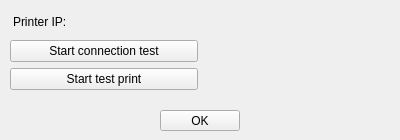
<?xml version="1.0" encoding="UTF-8"?>
<ui version="4.0">
 <class>CheckPrinterConnectionClass</class>
 <widget class="QWidget" name="CheckPrinterConnectionClass">
  <property name="geometry">
   <rect>
    <x>0</x>
    <y>0</y>
    <width>400</width>
    <height>140</height>
   </rect>
  </property>
  <property name="windowTitle">
   <string>Check printer connection</string>
  </property>
  <widget class="QPushButton" name="btnOk">
   <property name="geometry">
    <rect>
     <x>160</x>
     <y>110</y>
     <width>80</width>
     <height>21</height>
    </rect>
   </property>
   <property name="text">
    <string>OK</string>
   </property>
  </widget>
  <widget class="QWidget" name="gridLayoutWidget">
   <property name="geometry">
    <rect>
     <x>10</x>
     <y>10</y>
     <width>381</width>
     <height>80</height>
    </rect>
   </property>
   <layout class="QGridLayout" name="gridLayout">
    <item row="0" column="0">
     <widget class="QLabel" name="lblUadmPrinterIP">
      <property name="text">
       <string>Printer IP:</string>
      </property>
      <property name="indent">
       <number>3</number>
      </property>
     </widget>
    </item>
    <item row="0" column="1">
     <widget class="QLabel" name="lblUadmPrinterIPResult">
      <property name="text">
       <string/>
      </property>
      <property name="alignment">
       <set>Qt::AlignLeading|Qt::AlignLeft|Qt::AlignVCenter</set>
      </property>
      <property name="margin">
       <number>3</number>
      </property>
     </widget>
    </item>
    <item row="1" column="1">
     <widget class="QLabel" name="lblConnectionResult">
      <property name="text">
       <string/>
      </property>
      <property name="alignment">
       <set>Qt::AlignLeading|Qt::AlignLeft|Qt::AlignVCenter</set>
      </property>
      <property name="margin">
       <number>3</number>
      </property>
     </widget>
    </item>
    <item row="2" column="1">
     <widget class="QLabel" name="lblPrintTestResult">
      <property name="text">
       <string/>
      </property>
      <property name="alignment">
       <set>Qt::AlignLeading|Qt::AlignLeft|Qt::AlignVCenter</set>
      </property>
      <property name="margin">
       <number>3</number>
      </property>
     </widget>
    </item>
    <item row="2" column="0">
     <widget class="QPushButton" name="btnTestPrint">
      <property name="text">
       <string>Start test print</string>
      </property>
     </widget>
    </item>
    <item row="1" column="0">
     <widget class="QPushButton" name="btnConnectionTest">
      <property name="text">
       <string>Start connection test</string>
      </property>
     </widget>
    </item>
   </layout>
  </widget>
 </widget>
 <resources/>
 <connections>
  <connection>
   <sender>btnOk</sender>
   <signal>clicked()</signal>
   <receiver>CheckPrinterConnectionClass</receiver>
   <slot>accept()</slot>
   <hints>
    <hint type="sourcelabel">
     <x>351</x>
     <y>38</y>
    </hint>
    <hint type="destinationlabel">
     <x>233</x>
     <y>29</y>
    </hint>
   </hints>
  </connection>
 </connections>
</ui>
